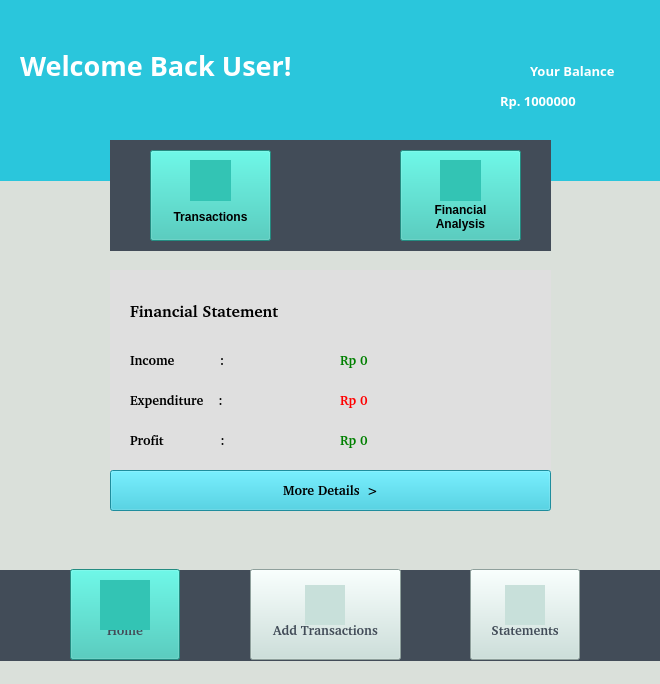
<?xml version="1.0" encoding="UTF-8"?>
<ui version="4.0">
 <class>SignUp</class>
 <widget class="QMainWindow" name="SignUp">
  <property name="geometry">
   <rect>
    <x>0</x>
    <y>0</y>
    <width>660</width>
    <height>684</height>
   </rect>
  </property>
  <property name="minimumSize">
   <size>
    <width>660</width>
    <height>684</height>
   </size>
  </property>
  <property name="maximumSize">
   <size>
    <width>660</width>
    <height>684</height>
   </size>
  </property>
  <property name="windowTitle">
   <string>Sign Up</string>
  </property>
  <property name="styleSheet">
   <string notr="true">background-color: rgb(248, 237, 215);</string>
  </property>
  <widget class="QWidget" name="centralwidget">
   <widget class="QLabel" name="welcomelabel">
    <property name="geometry">
     <rect>
      <x>20</x>
      <y>0</y>
      <width>411</width>
      <height>131</height>
     </rect>
    </property>
    <property name="font">
     <font>
      <family>Poppins</family>
      <pointsize>20</pointsize>
      <weight>75</weight>
      <bold>true</bold>
     </font>
    </property>
    <property name="layoutDirection">
     <enum>Qt::LeftToRight</enum>
    </property>
    <property name="styleSheet">
     <string notr="true">background-color:rgb(255,182,46);
color: rgb(255, 255, 255);
background-color: rgb(42, 198, 220);</string>
    </property>
    <property name="text">
     <string>Welcome Back User!</string>
    </property>
   </widget>
   <widget class="QLabel" name="labelun">
    <property name="geometry">
     <rect>
      <x>130</x>
      <y>290</y>
      <width>251</width>
      <height>41</height>
     </rect>
    </property>
    <property name="font">
     <font>
      <family>Champagne &amp; Limousines</family>
      <pointsize>12</pointsize>
      <weight>75</weight>
      <bold>true</bold>
     </font>
    </property>
    <property name="styleSheet">
     <string notr="true">background-color:white;
background-color: rgb(223, 223, 223);</string>
    </property>
    <property name="text">
     <string>Financial Statement</string>
    </property>
   </widget>
   <widget class="QPushButton" name="transbtn">
    <property name="geometry">
     <rect>
      <x>150</x>
      <y>150</y>
      <width>121</width>
      <height>91</height>
     </rect>
    </property>
    <property name="font">
     <font>
      <weight>75</weight>
      <bold>true</bold>
     </font>
    </property>
    <property name="styleSheet">
     <string notr="true">background-color: rgb(0,255,0);
background-color: rgb(51, 196, 180);
</string>
    </property>
    <property name="text">
     <string>


Transactions</string>
    </property>
   </widget>
   <widget class="QLabel" name="balancelabel">
    <property name="geometry">
     <rect>
      <x>530</x>
      <y>50</y>
      <width>121</width>
      <height>41</height>
     </rect>
    </property>
    <property name="font">
     <font>
      <family>Poppins</family>
      <pointsize>10</pointsize>
      <weight>75</weight>
      <bold>true</bold>
     </font>
    </property>
    <property name="layoutDirection">
     <enum>Qt::LeftToRight</enum>
    </property>
    <property name="styleSheet">
     <string notr="true">background-color:rgb(255,182,46);
color: rgb(255, 255, 255);
background-color: rgb(42, 198, 220);</string>
    </property>
    <property name="text">
     <string>Your Balance</string>
    </property>
   </widget>
   <widget class="QLabel" name="balancemoney">
    <property name="geometry">
     <rect>
      <x>500</x>
      <y>80</y>
      <width>151</width>
      <height>41</height>
     </rect>
    </property>
    <property name="font">
     <font>
      <family>Poppins</family>
      <pointsize>10</pointsize>
      <weight>75</weight>
      <bold>true</bold>
     </font>
    </property>
    <property name="layoutDirection">
     <enum>Qt::LeftToRight</enum>
    </property>
    <property name="styleSheet">
     <string notr="true">background-color:rgb(255,182,46);
color: rgb(255, 255, 255);
background-color: rgb(42, 198, 220);</string>
    </property>
    <property name="text">
     <string>Rp. 1000000</string>
    </property>
   </widget>
   <widget class="QLabel" name="labelun_2">
    <property name="geometry">
     <rect>
      <x>130</x>
      <y>350</y>
      <width>141</width>
      <height>21</height>
     </rect>
    </property>
    <property name="font">
     <font>
      <family>Champagne &amp; Limousines</family>
      <pointsize>10</pointsize>
      <weight>75</weight>
      <bold>true</bold>
     </font>
    </property>
    <property name="styleSheet">
     <string notr="true">background-color:white;
background-color: rgb(223, 223, 223);</string>
    </property>
    <property name="text">
     <string>Income            :</string>
    </property>
   </widget>
   <widget class="QLabel" name="labelun_3">
    <property name="geometry">
     <rect>
      <x>130</x>
      <y>390</y>
      <width>141</width>
      <height>21</height>
     </rect>
    </property>
    <property name="font">
     <font>
      <family>Champagne &amp; Limousines</family>
      <pointsize>10</pointsize>
      <weight>75</weight>
      <bold>true</bold>
     </font>
    </property>
    <property name="styleSheet">
     <string notr="true">background-color:white;
background-color: rgb(223, 223, 223);</string>
    </property>
    <property name="text">
     <string>Expenditure    :</string>
    </property>
   </widget>
   <widget class="QLabel" name="labelun_4">
    <property name="geometry">
     <rect>
      <x>130</x>
      <y>430</y>
      <width>151</width>
      <height>21</height>
     </rect>
    </property>
    <property name="font">
     <font>
      <family>Champagne &amp; Limousines</family>
      <pointsize>10</pointsize>
      <weight>75</weight>
      <bold>true</bold>
     </font>
    </property>
    <property name="styleSheet">
     <string notr="true">background-color:white;
background-color: rgb(223, 223, 223);</string>
    </property>
    <property name="text">
     <string>Profit               :</string>
    </property>
   </widget>
   <widget class="QLabel" name="incomelbl">
    <property name="geometry">
     <rect>
      <x>340</x>
      <y>350</y>
      <width>141</width>
      <height>21</height>
     </rect>
    </property>
    <property name="font">
     <font>
      <family>Champagne &amp; Limousines</family>
      <pointsize>10</pointsize>
      <weight>75</weight>
      <bold>true</bold>
     </font>
    </property>
    <property name="styleSheet">
     <string notr="true">color : green;
background-color:white;
background-color: rgb(223, 223, 223);</string>
    </property>
    <property name="text">
     <string>Rp 0</string>
    </property>
   </widget>
   <widget class="QLabel" name="profitlbl">
    <property name="geometry">
     <rect>
      <x>340</x>
      <y>430</y>
      <width>141</width>
      <height>21</height>
     </rect>
    </property>
    <property name="font">
     <font>
      <family>Champagne &amp; Limousines</family>
      <pointsize>10</pointsize>
      <weight>75</weight>
      <bold>true</bold>
     </font>
    </property>
    <property name="styleSheet">
     <string notr="true">color:green;
background-color:white;
background-color: rgb(223, 223, 223);</string>
    </property>
    <property name="text">
     <string>Rp 0</string>
    </property>
   </widget>
   <widget class="QLabel" name="explbl">
    <property name="geometry">
     <rect>
      <x>340</x>
      <y>390</y>
      <width>141</width>
      <height>21</height>
     </rect>
    </property>
    <property name="font">
     <font>
      <family>Champagne &amp; Limousines</family>
      <pointsize>10</pointsize>
      <weight>75</weight>
      <bold>true</bold>
     </font>
    </property>
    <property name="styleSheet">
     <string notr="true">color : red;
background-color:white;
background-color: rgb(223, 223, 223);</string>
    </property>
    <property name="text">
     <string>Rp 0</string>
    </property>
   </widget>
   <widget class="QLabel" name="graphlabel_2">
    <property name="geometry">
     <rect>
      <x>110</x>
      <y>270</y>
      <width>441</width>
      <height>231</height>
     </rect>
    </property>
    <property name="font">
     <font>
      <family>Gagalin</family>
      <pointsize>18</pointsize>
      <weight>75</weight>
      <bold>true</bold>
     </font>
    </property>
    <property name="layoutDirection">
     <enum>Qt::LeftToRight</enum>
    </property>
    <property name="styleSheet">
     <string notr="true">background-color:white;
background-color: rgb(223, 223, 223);</string>
    </property>
    <property name="text">
     <string/>
    </property>
   </widget>
   <widget class="QLabel" name="graphlabel_3">
    <property name="geometry">
     <rect>
      <x>0</x>
      <y>0</y>
      <width>661</width>
      <height>181</height>
     </rect>
    </property>
    <property name="font">
     <font>
      <family>Gagalin</family>
      <pointsize>18</pointsize>
      <weight>75</weight>
      <bold>true</bold>
     </font>
    </property>
    <property name="layoutDirection">
     <enum>Qt::LeftToRight</enum>
    </property>
    <property name="styleSheet">
     <string notr="true">background-color:rgb(255,182,46);
background-color: rgb(42, 198, 220);</string>
    </property>
    <property name="text">
     <string/>
    </property>
   </widget>
   <widget class="QLabel" name="graphlabel_4">
    <property name="geometry">
     <rect>
      <x>0</x>
      <y>170</y>
      <width>751</width>
      <height>651</height>
     </rect>
    </property>
    <property name="font">
     <font>
      <family>Gagalin</family>
      <pointsize>18</pointsize>
      <weight>75</weight>
      <bold>true</bold>
     </font>
    </property>
    <property name="layoutDirection">
     <enum>Qt::LeftToRight</enum>
    </property>
    <property name="styleSheet">
     <string notr="true">background-color:rgb(218,224,218);
background-image : url(img/white-paper-texture.jpg)</string>
    </property>
    <property name="text">
     <string/>
    </property>
    <property name="pixmap">
     <pixmap>../../../Users/asus/Downloads/white-paper-texture.jpg</pixmap>
    </property>
   </widget>
   <widget class="QLabel" name="graphlabel_5">
    <property name="geometry">
     <rect>
      <x>110</x>
      <y>140</y>
      <width>441</width>
      <height>111</height>
     </rect>
    </property>
    <property name="font">
     <font>
      <family>Gagalin</family>
      <pointsize>18</pointsize>
      <weight>75</weight>
      <bold>true</bold>
     </font>
    </property>
    <property name="layoutDirection">
     <enum>Qt::LeftToRight</enum>
    </property>
    <property name="styleSheet">
     <string notr="true">background-color:white;
background-color: rgb(66, 76, 88);</string>
    </property>
    <property name="text">
     <string/>
    </property>
   </widget>
   <widget class="QPushButton" name="finstatbtn3">
    <property name="geometry">
     <rect>
      <x>110</x>
      <y>470</y>
      <width>441</width>
      <height>41</height>
     </rect>
    </property>
    <property name="font">
     <font>
      <family>Champagne &amp; Limousines</family>
      <pointsize>10</pointsize>
      <weight>75</weight>
      <bold>true</bold>
     </font>
    </property>
    <property name="styleSheet">
     <string notr="true">background-color: rgb(163,200,214);
background-color: rgb(42, 198, 220);
</string>
    </property>
    <property name="text">
     <string>More Details  &gt;</string>
    </property>
   </widget>
   <widget class="QLabel" name="labelun_8">
    <property name="geometry">
     <rect>
      <x>190</x>
      <y>160</y>
      <width>41</width>
      <height>41</height>
     </rect>
    </property>
    <property name="font">
     <font>
      <family>Champagne &amp; Limousines</family>
      <pointsize>12</pointsize>
      <weight>75</weight>
      <bold>true</bold>
     </font>
    </property>
    <property name="styleSheet">
     <string notr="true">background-color:rgb(0,255,0);
background-color: rgb(51, 196, 180);
background-image : url(img/transactions.png)</string>
    </property>
    <property name="text">
     <string/>
    </property>
   </widget>
   <widget class="QPushButton" name="finstatbtn">
    <property name="geometry">
     <rect>
      <x>400</x>
      <y>150</y>
      <width>121</width>
      <height>91</height>
     </rect>
    </property>
    <property name="font">
     <font>
      <weight>75</weight>
      <bold>true</bold>
     </font>
    </property>
    <property name="styleSheet">
     <string notr="true">background-color: rgb(0,255,0);
background-color: rgb(51, 196, 180);
</string>
    </property>
    <property name="text">
     <string>


Financial
Analysis</string>
    </property>
   </widget>
   <widget class="QLabel" name="labelun_9">
    <property name="geometry">
     <rect>
      <x>440</x>
      <y>160</y>
      <width>41</width>
      <height>41</height>
     </rect>
    </property>
    <property name="font">
     <font>
      <family>Champagne &amp; Limousines</family>
      <pointsize>12</pointsize>
      <weight>75</weight>
      <bold>true</bold>
     </font>
    </property>
    <property name="styleSheet">
     <string notr="true">background-color:rgb(0,255,0);
background-image : url(img/final.png);
background-color: rgb(51, 196, 180);</string>
    </property>
    <property name="text">
     <string/>
    </property>
   </widget>
   <widget class="QLabel" name="graphlabel_6">
    <property name="geometry">
     <rect>
      <x>0</x>
      <y>570</y>
      <width>661</width>
      <height>91</height>
     </rect>
    </property>
    <property name="font">
     <font>
      <family>Gagalin</family>
      <pointsize>18</pointsize>
      <weight>75</weight>
      <bold>true</bold>
     </font>
    </property>
    <property name="layoutDirection">
     <enum>Qt::LeftToRight</enum>
    </property>
    <property name="styleSheet">
     <string notr="true">background-color:rgb(200,224,218);
background-color: rgb(66, 76, 88);</string>
    </property>
    <property name="text">
     <string/>
    </property>
   </widget>
   <widget class="QLabel" name="labelun_10">
    <property name="geometry">
     <rect>
      <x>100</x>
      <y>580</y>
      <width>50</width>
      <height>50</height>
     </rect>
    </property>
    <property name="font">
     <font>
      <family>Champagne &amp; Limousines</family>
      <pointsize>12</pointsize>
      <weight>75</weight>
      <bold>true</bold>
     </font>
    </property>
    <property name="styleSheet">
     <string notr="true">background-color:rgb(200,224,218);
background-image : url(img/homefilled.png);
background-color: rgb(51, 196, 180);
</string>
    </property>
    <property name="text">
     <string/>
    </property>
   </widget>
   <widget class="QLabel" name="labelun_12">
    <property name="geometry">
     <rect>
      <x>305</x>
      <y>585</y>
      <width>40</width>
      <height>40</height>
     </rect>
    </property>
    <property name="font">
     <font>
      <family>Champagne &amp; Limousines</family>
      <pointsize>12</pointsize>
      <weight>75</weight>
      <bold>true</bold>
     </font>
    </property>
    <property name="styleSheet">
     <string notr="true">background-color:rgb(200,224,218);
background-image : url(img/addnotfilled.png)
</string>
    </property>
    <property name="text">
     <string/>
    </property>
   </widget>
   <widget class="QPushButton" name="homebtn">
    <property name="geometry">
     <rect>
      <x>70</x>
      <y>569</y>
      <width>110</width>
      <height>91</height>
     </rect>
    </property>
    <property name="font">
     <font>
      <family>Champagne &amp; Limousines</family>
      <pointsize>10</pointsize>
      <weight>75</weight>
      <bold>true</bold>
     </font>
    </property>
    <property name="styleSheet">
     <string notr="true">background-color:rgb(200,224,218);
color: rgb(66, 76, 88);
background-color: rgb(51, 196, 180);</string>
    </property>
    <property name="text">
     <string>

Home</string>
    </property>
   </widget>
   <widget class="QPushButton" name="transbtn2">
    <property name="geometry">
     <rect>
      <x>250</x>
      <y>569</y>
      <width>151</width>
      <height>91</height>
     </rect>
    </property>
    <property name="font">
     <font>
      <family>Champagne &amp; Limousines</family>
      <pointsize>10</pointsize>
      <weight>75</weight>
      <bold>true</bold>
     </font>
    </property>
    <property name="styleSheet">
     <string notr="true">background-color:rgb(200,224,218);
color: rgb(66, 76, 88);</string>
    </property>
    <property name="text">
     <string>

Add Transactions</string>
    </property>
   </widget>
   <widget class="QPushButton" name="finstatbtn2">
    <property name="geometry">
     <rect>
      <x>470</x>
      <y>569</y>
      <width>110</width>
      <height>91</height>
     </rect>
    </property>
    <property name="font">
     <font>
      <family>Champagne &amp; Limousines</family>
      <pointsize>10</pointsize>
      <weight>75</weight>
      <bold>true</bold>
     </font>
    </property>
    <property name="styleSheet">
     <string notr="true">background-color:rgb(200,224,218);
color: rgb(66, 76, 88);</string>
    </property>
    <property name="text">
     <string>

Statements</string>
    </property>
   </widget>
   <widget class="QLabel" name="labelun_13">
    <property name="geometry">
     <rect>
      <x>505</x>
      <y>585</y>
      <width>40</width>
      <height>40</height>
     </rect>
    </property>
    <property name="font">
     <font>
      <family>Champagne &amp; Limousines</family>
      <pointsize>12</pointsize>
      <weight>75</weight>
      <bold>true</bold>
     </font>
    </property>
    <property name="styleSheet">
     <string notr="true">background-color:rgb(200,224,218);
background-image : url(img/notes.png)
</string>
    </property>
    <property name="text">
     <string/>
    </property>
   </widget>
   <zorder>graphlabel_4</zorder>
   <zorder>graphlabel_6</zorder>
   <zorder>transbtn2</zorder>
   <zorder>graphlabel_3</zorder>
   <zorder>graphlabel_5</zorder>
   <zorder>graphlabel_2</zorder>
   <zorder>welcomelabel</zorder>
   <zorder>labelun</zorder>
   <zorder>transbtn</zorder>
   <zorder>balancelabel</zorder>
   <zorder>balancemoney</zorder>
   <zorder>labelun_2</zorder>
   <zorder>labelun_3</zorder>
   <zorder>labelun_4</zorder>
   <zorder>incomelbl</zorder>
   <zorder>profitlbl</zorder>
   <zorder>explbl</zorder>
   <zorder>finstatbtn3</zorder>
   <zorder>labelun_8</zorder>
   <zorder>finstatbtn</zorder>
   <zorder>labelun_9</zorder>
   <zorder>homebtn</zorder>
   <zorder>labelun_10</zorder>
   <zorder>labelun_12</zorder>
   <zorder>finstatbtn2</zorder>
   <zorder>labelun_13</zorder>
  </widget>
 </widget>
 <resources/>
 <connections/>
</ui>
